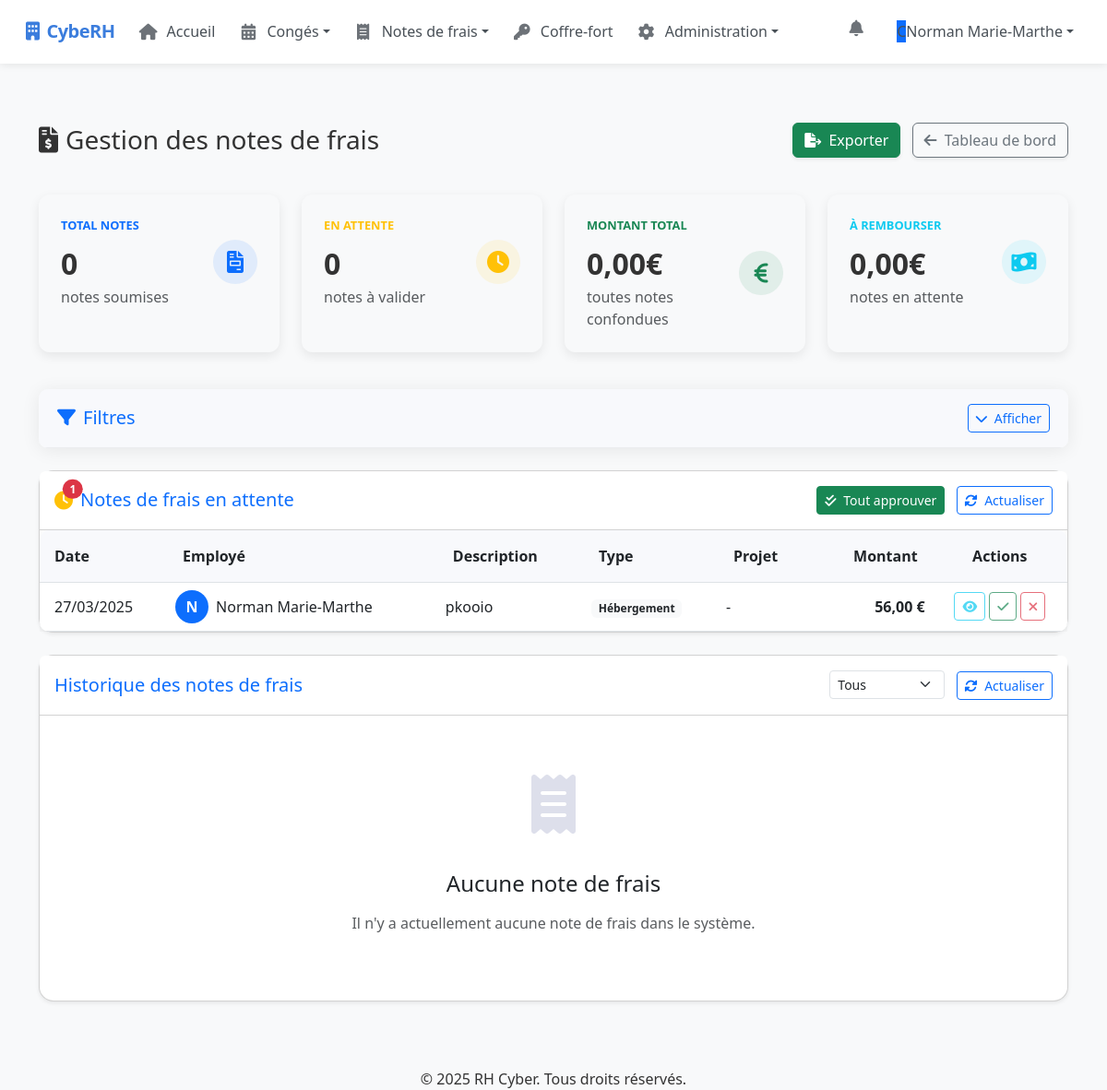
The app's page /manage-expenses/ (signed in), older data.
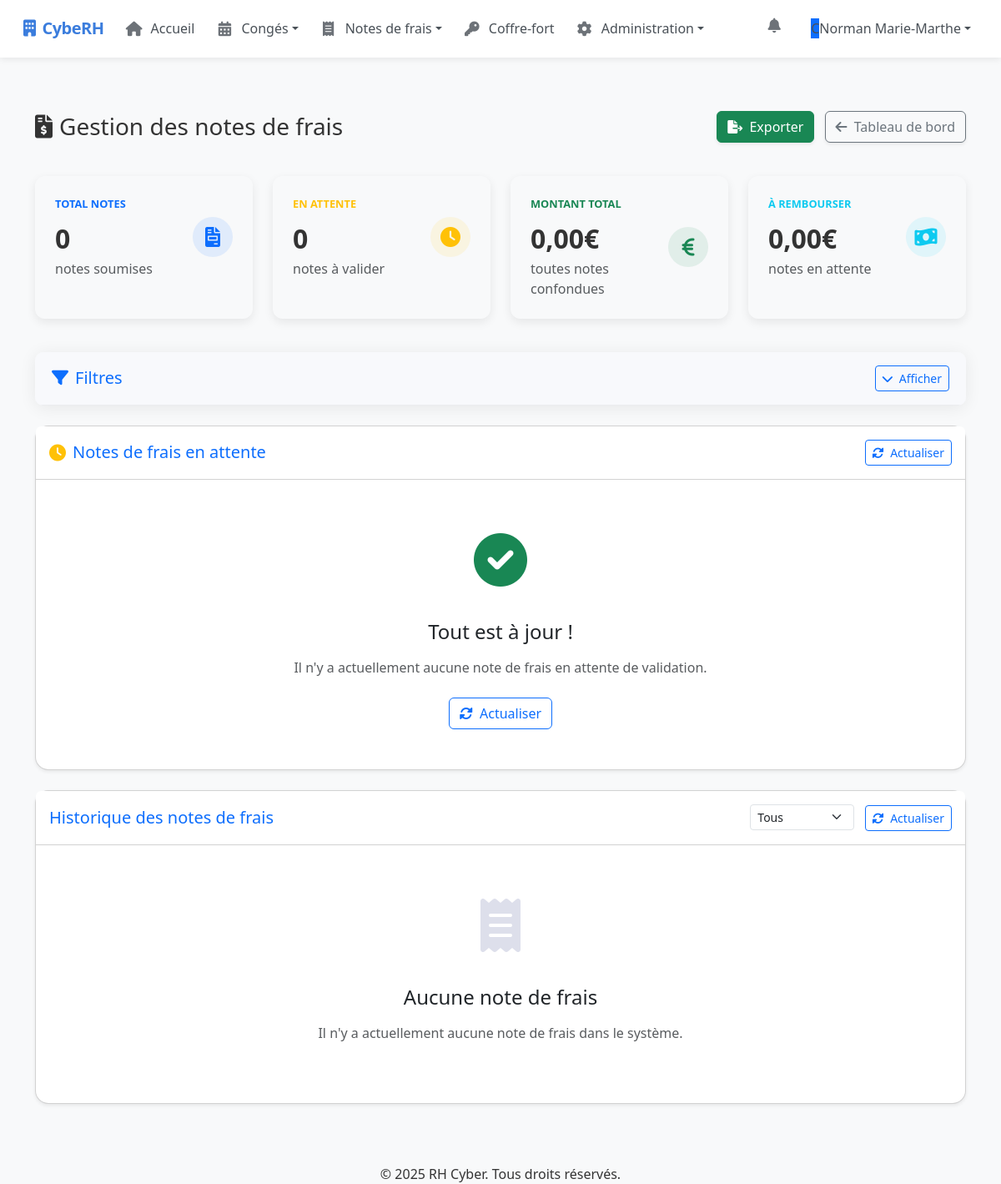
The same page, newer data.
### rh_management/models.py (models this page shows, shortened)
class ExpenseReport(models.Model):
    STATUS_CHOICES = (
        ('pending', 'En attente'),
        ('approved', 'Approuvé'),
        ('rejected', 'Refusé')
    )
    EXPENSE_TYPE_CHOICES = (
        ('transport', 'Transport'),
        ('meal', 'Repas'),
        ('accommodation', 'Hébergement'),
        ('supplies', 'Fournitures'),
        ('communication', 'Communication'),
        ('representation', 'Frais de représentation'),
        ('other', 'Autre')
    )
    user = models.ForeignKey(User, on_delete=models.CASCADE, related_name='expense_reports')
    date = models.DateField()
    description = models.CharField(max_length=255)
    amount = models.DecimalField(max_digits=10, decimal_places=2)
    vat = models.DecimalField(max_digits=5, decimal_places=2, default=0)
    expense_type = models.CharField(max_length=20, choices=EXPENSE_TYPE_CHOICES, default='other')
    project = models.CharField(max_length=100, blank=True, null=True)  # Rendu optionnel
    location = models.CharField(max_length=100, blank=True, null=True)  # Rendu optionnel
    receipt = models.FileField(upload_to='expense_receipts/', blank=True, null=True)  # Pour le champ du formulaire
    attachment = models.FileField(upload_to='expense_attachments/', blank=True, null=True)  # Rendu optionnel
    status = models.CharField(max_length=10, choices=STATUS_CHOICES, default='pending')
    created_at = models.DateTimeField(auto_now_add=True)
    updated_at = models.DateTimeField(auto_now=True)
    refacturable = models.BooleanField(default=False)
    comment = models.TextField(blank=True, null=True)  # Pour les commentaires d'approbation/rejet
    class Meta:
        ordering = ['-created_at']

### rh_management/views/expense_views.py (the view, shortened to what this page needs)
# urls.py: path("manage-expenses/", manage_expenses_view, name="manage_expenses"),  # Manage expenses
@login_required
@user_passes_test(is_admin_hr_or_encadrant)
def manage_expenses_view(request):
    if not request.user.is_authenticated:
        return redirect('login')
    if not (request.user.is_superuser or request.user.is_staff or request.user.groups.filter(name='Encadrant').exists()):
        messages.error(request, "Vous n'avez pas les droits nécessaires pour accéder à cette page.")
        return redirect('dashboard')
    if request.user.is_superuser or request.user.is_staff:
        pending_expenses = ExpenseReport.objects.filter(status='pending')
    else:  # Encadrant
        team_members = User.objects.filter(team_leader=request.user)
        pending_expenses = ExpenseReport.objects.filter(user__in=team_members, status='pending')
    approved_count = ExpenseReport.objects.filter(status='approved').count()
    rejected_count = ExpenseReport.objects.filter(status='rejected').count()
    total_amount = ExpenseReport.objects.filter(status='approved').aggregate(total=Sum('amount'))['total'] or 0
    is_admin = request.user.is_superuser
    is_rh = request.user.is_staff
    is_encadrant = request.user.groups.filter(name='Encadrant').exists()
    new_leave_requests_count = 0
    new_expense_reports_count = 0
    new_kilometric_expenses_count = 0
    if is_admin or is_rh:
        new_leave_requests_count = LeaveRequest.objects.filter(status='pending').count()
        new_expense_reports_count = ExpenseReport.objects.filter(status='pending').count()
        new_kilometric_expenses_count = KilometricExpense.objects.filter(status='pending').count()
    context = {
        'pending_expenses': pending_expenses,
        'approved_count': approved_count,
        'rejected_count': rejected_count,
        'total_amount': total_amount,
        'is_admin': is_admin,
        'is_rh': is_rh,
        'is_encadrant': is_encadrant,
        'new_leave_requests_count': new_leave_requests_count,
        'new_expense_reports_count': new_expense_reports_count,
        'new_kilometric_expenses_count': new_kilometric_expenses_count,
    }
    return render(request, 'rh_management/manage_expenses.html', context)

### rh_management/views/permissions.py (called while the page is built)
def is_admin_hr_or_encadrant(user):
    return user.is_superuser or user.is_staff or user.groups.filter(name='Encadrant').exists()

### templates/rh_management/manage_expenses.html (shortened to what the changed rows need)
{% extends "base.html" %}
{% block content %}
<div class="container py-4">
    <div class="d-sm-flex align-items-center justify-content-between expense-header">
        <h1 class="h3 mb-0 text-gray-800"><i class="fas fa-file-invoice-dollar me-2"></i>Gestion des notes de frais</h1>
    </div>
    <div class="card shadow-sm mb-4 rounded-4">
        <div class="card-header py-3 d-flex justify-content-between align-items-center bg-white rounded-top">
            <div class="d-flex align-items-center">
                <span class="position-relative me-2">
                    <i class="fas fa-clock fa-lg text-warning"></i>
                    {% if pending_expenses %}
                    <span class="position-absolute top-0 start-100 translate-middle badge rounded-pill bg-danger">
                        {{ pending_expenses|length }}
                    </span>
                    {% endif %}
                </span>
            </div>
            <div>
                {% if pending_expenses %}
                <a href="{% url 'approve_all_expenses' %}" class="btn btn-sm btn-success me-2" onclick="return confirm('Êtes-vous sûr de vouloir approuver toutes les notes en attente ?')">
                    <i class="fas fa-check-double me-1"></i> Tout approuver
                </a>
                {% endif %}
                <button type="button" class="btn btn-sm btn-outline-primary" id="refreshTable">
                    <i class="fas fa-sync-alt me-1"></i> Actualiser
                </button>
            </div>
        </div>
        <div class="card-body p-0">
            {% if pending_expenses %}
                <div class="table-responsive">
                    <table class="table table-hover expense-table align-middle mb-0" id="pendingExpensesTable">
                        <thead>
                            <tr>
                                <th class="ps-3">Date</th>
                                <th>Employé</th>
                                <th>Description</th>
                                <th>Type</th>
                                <th>Projet</th>
                                <th class="text-end">Montant</th>
                                <th class="text-center">Actions</th>
                            </tr>
                        </thead>
                        <tbody>
                            {% for expense in pending_expenses %}
                                <tr class="expense-row">
                                    <td class="ps-3">{{ expense.date|date:"d/m/Y" }}</td>
                                    <td>
                                        <div class="d-flex align-items-center">
                                            <div class="user-bubble bg-primary text-white me-2">
                                                {{ expense.user.get_full_name|default:expense.user.username|slice:":1"|upper }}
                                            </div>
                                            <div>{{ expense.user.get_full_name|default:expense.user.username }}</div>
                                        </div>
                                    </td>
                                    <td>{{ expense.description|truncatechars:30 }}</td>
                                    <td><span class="badge bg-light text-dark">{{ expense.get_expense_type_display }}</span></td>
                                    <td>{{ expense.project|default:"-" }}</td>
                                    <td class="text-end fw-bold">{{ expense.amount|floatformat:2 }} €</td>
                                    <td>
                                        <div class="btn-group-actions d-flex justify-content-center">
                                            <button type="button" class="btn btn-sm btn-outline-info me-1 view-expense"
                                                    data-bs-toggle="modal"
                                                    data-bs-target="#detailsModal{{ expense.id }}">
                                                <i class="fas fa-eye"></i>
                                            </button>
                                            <button type="button" class="btn btn-sm btn-outline-success me-1 approve-expense"
                                                    data-bs-toggle="modal"
                                                    data-bs-target="#approveModal{{ expense.id }}">
                                                <i class="fas fa-check"></i>
                                            </button>
                                            <button type="button" class="btn btn-sm btn-outline-danger reject-expense"
                                                    data-bs-toggle="modal"
                                                    data-bs-target="#rejectModal{{ expense.id }}">
                                                <i class="fas fa-times"></i>
                                            </button>
                                        </div>
                                    </td>
                                </tr>
                            {% endfor %}
                        </tbody>
                    </table>
                </div>
            {% else %}
                <div class="empty-state">
                    <div class="empty-icon">
                        <i class="fas fa-check-circle text-success"></i>
                    </div>
                    <h4 class="mb-3">Tout est à jour !</h4>
                    <p class="text-muted mb-4">Il n'y a actuellement aucune note de frais en attente de validation.</p>
                    <button id="refreshEmpty" class="btn btn-outline-primary">
                        <i class="fas fa-sync-alt me-1"></i> Actualiser
                    </button>
                </div>
            {% endif %}
        </div>
    </div>
</div>
{% endblock %}

Row changes from the older to the newer data that the page shows:
removed ExpenseReport: date "27/03/2025", user.get_full_name "N", user.get_full_name "Norman Marie-Marthe", description "pkooio", expense_type "Hébergement", project "-", amount "56,00"
Text that changed along with them:
{{ pending_expenses|length }}: "1" → (not shown)
text no longer shown: "Tout approuver Date Employé Description Type Projet Montant Actions"
text now shown: "Tout est à jour ! Il n'y a actuellement aucune note de frais en attente de validation. Actualiser"
